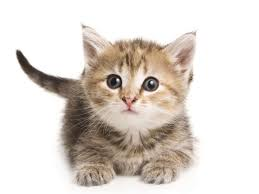
#> input picture Activiyty 4/res/gato.jpg, 259 x 194 px, found by its file name
$ jupyter execute --allow-errors 'Practica semanas 4 5 6.ipynb'   (shell and % lines are left out)
#> lines starting #> are read from the running program, lines starting #| are printed output that depends on the picture
El siguiente notebook consiste en el desarrollo de las actividades pedidas en el curso de visión artificial de la Universidad Nacional de Colombia Sede Medellín, dictado por el profesor Jhon William Branch. El material des este curso fue recopilado    por los estudiantes Alberto Mario Ceballos Arroyo y Jairo Andres Rodriguez Rodriguez y se enuentra en el reositorio para el curso de Visión Artificial:
https://github.com/alceballosa/Vision-Artificial-2019-01

# Actividades de clase, semanas 4, 5 y 6.

La practica consta de 3 módulos, el objetivo es afianzar los conceptos vistos sobre transformaciones afines de la imagen, transformaciones no lineales e introducir los conceptos de convolución y ruido, encontrarán actividades para los módulos I y II, y una introducción al módulo III, que se extenderá hasta el día martes 25 de junio.

## Ayuda: Recuerde descargar el repositorio de GitHub del curso, donde estan los notebooks actualizados e implementaciones en python3.

## Aunque el ejercicio explícitamente no lo indique, recuerde que debe dar una breve conclusión de cada uno de los resultados obtenidos al finalizar cada punto.

# Módulo I

## 1.

Lea la imagen "gato.jpg" que se encuentra en la carpeta "res", en escala de grises.

A continuación, mediante transformaciones geométricas de reflexión y rotación obtenga lo siguiente:

NOTA: Usted debe presentar dos resultados, uno de ellos aplicando una reflexión directamente, y el otro aplicando una rotación inicialmente.

[cell 1]
## Importo las librerías
import numpy as np
import cv2
import matplotlib.pyplot as plt
from matplotlib import pyplot as plt

[cell 2]
## Lectura de la imagen en escala de girses
gato1 = cv2.imread("res/gato.jpg", cv2.IMREAD_GRAYSCALE)
#> gato1: shape (194, 259); min 10, max 255, mean 216.9

# REFLEXIÓN

filas,columnas = gato1.shape # Capturo filas y columnas
#> filas = 194; columnas = 259

## Hago la reflexión en Y, ya que debe ser vertical
MY = np.float32([[1,0,0],[0,-1,filas]])
#> MY = [[1, 0, 0], [0, -1, 194]]
gato2 = cv2.warpAffine(gato1,MY,(columnas,filas))
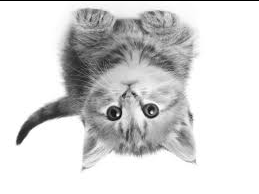
#> gato2: shape (194, 259); min 0, max 255, mean 215.6

# ROTACIÓN

theta = 180 # Ángulo de rotación
rotation_center = ((columnas/2,filas/2)) # Centro de rotación
#> rotation_center = (129.5, 97)

## Obtengo la matríz de rotación
MR = cv2.getRotationMatrix2D(rotation_center,theta,1)

## Aplico la matríz de rotación
gato3 = cv2.warpAffine(gato1,MR,(columnas,filas))
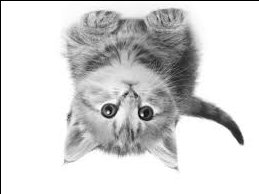
#> gato3: shape (194, 259); min 0, max 255, mean 214.6

## Creo las dos columnas, una donde se mostrará la imagen original y la otra la imagen con la rotación aplicada
fig = plt.figure(figsize=(10,12))

plt.subplot(2,2,1)
plt.imshow(gato1,cmap='gray')
plt.title("Imagen Original")

plt.subplot(2,2,2)
plt.imshow(gato2,cmap='gray')
plt.title("Imagen Reflejada")

plt.subplot(2,2,3)
plt.imshow(gato1,cmap='gray')
plt.title("Imagen Original")

plt.subplot(2,2,4)
plt.imshow(gato3,cmap='gray')
plt.title("Imagen Rotada")
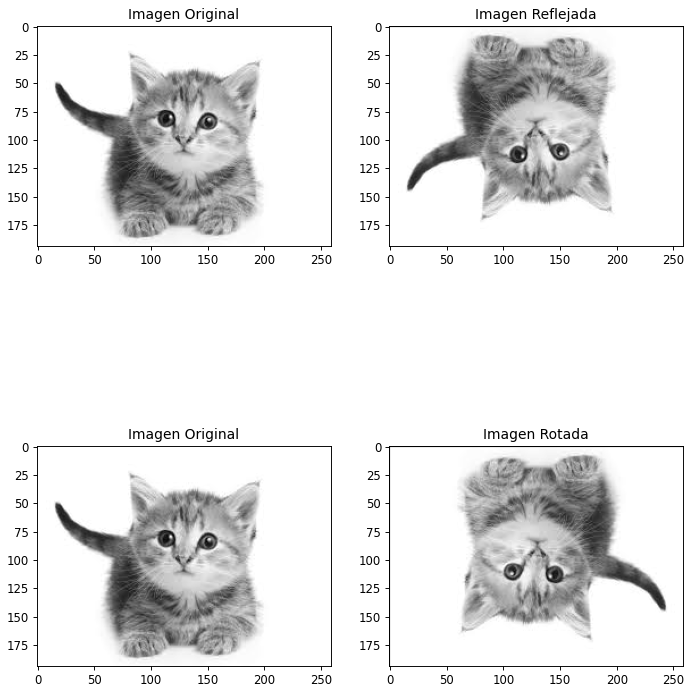
#> figure drawn by matplotlib, 4 panels

La imagen rotada y la reflejada son exactamente iguales pero se llega mediante procesos diferentes, el proceso mediante reflexión es un poco más sencillo, pero este no seriviría si se fuera a girar la imagen en otro ángulo.

## 2.

Utilice la imagen obtenida en el primer punto, a continuación, mediante la transformación inclinación, con ix = iy = -0.2, obtenga:

Ayuda: Recuerde que la matriz afin de inclinación, viene dada por:

Adicionalmente, recuerde que para aplicar la transformación afín sobre la imagen, puede utilizar la función de OpenCv, "cv2.warpAffine"

[cell 3]
## Tomo los datos de filas y columnas de la imagen
filas,columnas = gato2.shape

## Creo la matriz de la inclinación
ix = -0.2
iy = -0.2
MI = np.float32([[1,ix,0],[iy,1,0]])

## Aplicar la matriz generada a la imagen
gato_inc = cv2.warpAffine(gato2,MI,(columnas,filas))
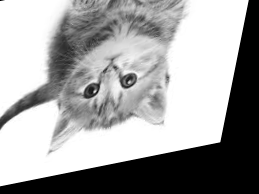
#> gato_inc: shape (194, 259); min 0, max 255, mean 160.9

## Muestro las imágenes
fig = plt.figure(figsize=(10,12))

plt.subplot(1,2,1)
plt.imshow(gato2,cmap='gray')
plt.title("Imagen Original")

plt.subplot(1,2,2)
plt.imshow(gato_inc,cmap='gray')
plt.title("Imagen Inclinada")

Al tomar esos grados de inclinación en ambos ejes, la imagen perdió bastante información como la pata del gato.

## 3.

Utilizando la imagen obtenida, en el punto 2, lea la imagen "mascara2.png" que se encuentra en la carpeta "res", a continuación utilice una operación entre imágenes para obtener la imagen que se muestra a continuación:

Posteriormente, mediante una operación rotación obtenga:

Finalmente, pruebe rotando primero la imagen y posteriormente aplicando la operación. ¿Son los resultados iguales? ¿Qué puede concluir al respecto?

[cell 4]
## Lectura de la máscara y cambio de tipo a 'gato_inc'
gato_inc = cv2.cvtColor(gato_inc, cv2.COLOR_BGR2RGB)
#> gato_inc: shape (194, 259, 3)
#> (the rest of this cell did not finish here and is left out)

[cell 5]
theta = 180 # Ángulo de rotación
#> theta = 180
rotation_center2 = ((columnas/2,filas/2)) # Centro de rotación
#> rotation_center2 = (129.5, 97)

## Obtengo la matríz de rotación
MR2 = cv2.getRotationMatrix2D(rotation_center2,theta,1)
#> MR2 = [[-1, 1.22e-16, 259], [-1.22e-16, -1, 194]]

## Aplico la matríz de rotación
#> (the rest of this cell did not finish here and is left out)

[cell 6]
# Ahora haremos el proceso invertido para ver si los resultados son iguales

## Primero rotamos
theta = 180 # Ángulo de rotación
rotation_center3 = ((columnas/2,filas/2)) # Centro de rotación
#> rotation_center3 = (129.5, 97)

## Obtengo la matríz de rotación
MR3 = cv2.getRotationMatrix2D(rotation_center3,theta,1)

## Aplico la matríz de rotación
rot1 = cv2.warpAffine(gato_inc,MR2,(columnas,filas))
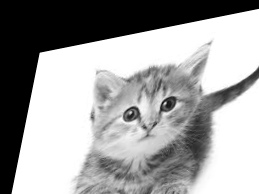
#> rot1: shape (194, 259, 3); min 0, max 255, mean 159

## Ahora aplicamos la máscara
#> (the rest of this cell did not finish here and is left out)

El resultado de hacer primero la rotación y luego la máscara es totalmente diferente que si lo hicieramos al revés, ya que la máscara se mantiene en su posición original por lo que no captura la misma parte de la imagen.

# Módulo II

## 1.

Es posible realizar transformaciones no lineales sobre una imagen, tales como la parábola y la raíz cuadrada mostradas en la clase. De forma análoga implemente un algoritmo donde la transformación no lineal corresponda a una función exponencial.

<br><center>$a*exp(bx+c)$ </center></br>

Donde a,b y c son constantes.

<br> Para realizar este ejercicio, lea la imagen "calabazas.png" que se encuentra en la carpeta "res" </br>

<b> Sugerencia: Utilice los ejemplos de clase como referencia para aplicar una transformación no lineal sobre la imagen, recuerde variar los parámetros a,b y c para obtener resultados distintos y poder concluir. </b>

## 2.

Lea la imagen "eiffel.png" que se encuentra en la carpeta "res", implemente la ecualización exponencial y la ecualización de Rayleigh, posteriormente compare las imágenes modificadas y los histogramas obtenidos.

<br><b>Ecualización exponencial</b></br>

<br><b>Ecualización de Rayleigh</b></br>

Recuerde que $ln(0)$ representa una indeterminación, por lo tanto es sugerible sumar un valor $epsilon$ muy pequeño ($1e-5$ o menor) al argumento del logaritmo natural.

<br><b> Sugerencia: Una imagen saturada implica pérdida de información, por lo tanto deben utilizarse parámetros $alpha$ adecuados en cada caso. </b><br>

## 3.

Lea la imagen "gatonegro.jpg" que se encuentra en la carpeta "res", a continuación aplique una transformación gamma, donde pueda, variando los parámetros a y gamma, concluir acerca del comportamiento de la imagen con esta transformación aplicada.

Recuerde que la transformación gamma viene dada por:

<center><h3>$f(x)= ax^\gamma$</h3></center>

¿Qué sucede si 0 < gamma < 1? ¿Qué sucede si gamma > 1? Debe mostrar los resultados obtenidos.

[cell 7]
## Importar las liberias


import numpy as np
import cv2
import matplotlib.pyplot as plt
# FUNCIONES

## Definir la función para aplicar la transformación sobre la imagen RGB
def apply_f_on_rgb(img, f, args):

    #Crear una matriz de ceros del tamaño de la imagen de entrada
    res = np.zeros(img.shape, np.uint8)
    #Aplicar la transformación f sobre cada canal del espacio de color RGB
    res[:,:,0] = f(img[:,:,0], *args)
    res[:,:,1] = f(img[:,:,1], *args)
    res[:,:,2] = f(img[:,:,2], *args)

    return res

## Definir la función de transformación de la imagen (corrección gamma)
def gamma_correction(img, a, gamma):

    #Crear copia de la imagen tipo flotante dada la normalización
    img_copy = img.copy().astype(np.float32)/255.0
    #La función corrección gamma es de la forma ax^gamma, donde x es la imagen de entrada
    res_gamma = cv2.pow(img_copy,gamma)
    res = cv2.multiply(res_gamma, a)

    #Asegurar que la los datos queden entre 0 y 255 y sean uint8
    res[res<0] = 0
    res = res*255.0
    res[res>255] = 255

    res = res.astype(np.uint8)

    return res

## Lectura de la imagen
gnegro = cv2.cvtColor(cv2.imread('res/gatonegro.jpg'), cv2.COLOR_BGR2RGB)
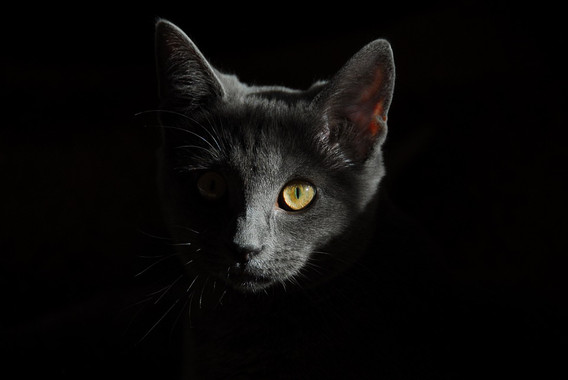
#> input picture Activities 5 and 6/Semana 6/res/gatonegro.jpg, 568 x 380 px

## Asigno los valores constantes (claro)
a = 1
gamma = 0.35

#Aplicar la transformación corrección gamma sobre la imagen de entrada
negro1 = apply_f_on_rgb(gnegro, gamma_correction, [a, gamma])
#> in apply_f_on_rgb, `res[:,:,0] = f(img[:,:,0], *args)`:
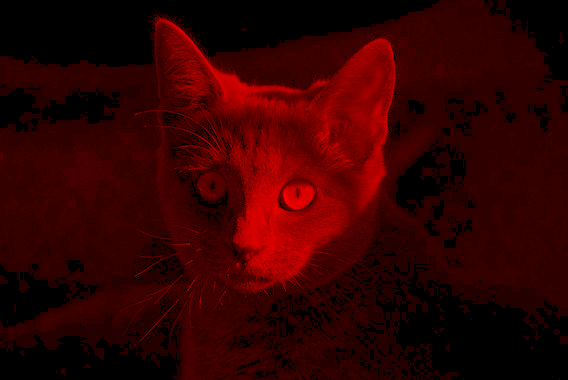
#> res: shape (380, 568, 3); mean R, G, B 51.6, 0, 0
#> in apply_f_on_rgb, `res[:,:,1] = f(img[:,:,1], *args)`:
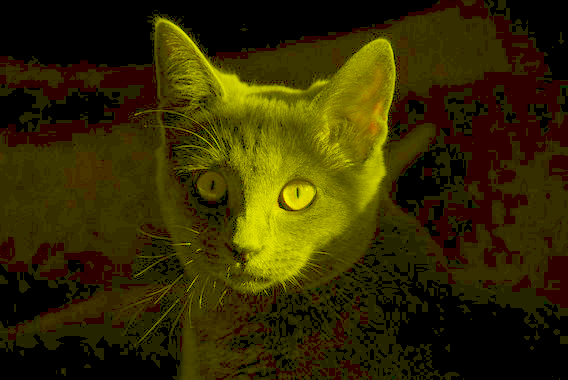
#> res: shape (380, 568, 3); mean R, G, B 51.6, 42.4, 0
#> in apply_f_on_rgb, `res[:,:,2] = f(img[:,:,2], *args)`:
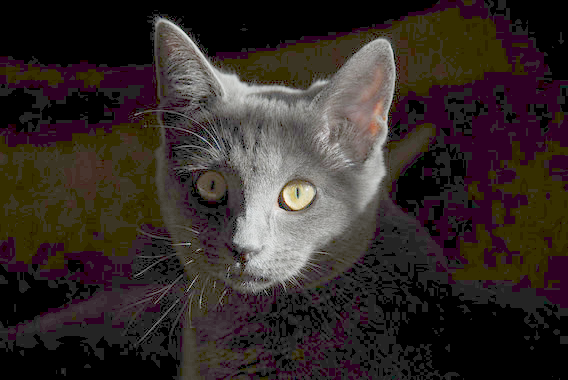
#> res: shape (380, 568, 3); mean R, G, B 51.6, 42.4, 39.4

## Asigno unos valores diferente (oscuro)
a = 1
gamma = 3

negro2 = apply_f_on_rgb(gnegro, gamma_correction, [a, gamma])
#> call 4 of gamma_correction, with a = 1, gamma = 3
#> in gamma_correction (call 4), `res_gamma = cv2.pow(img_copy,gamma)`:
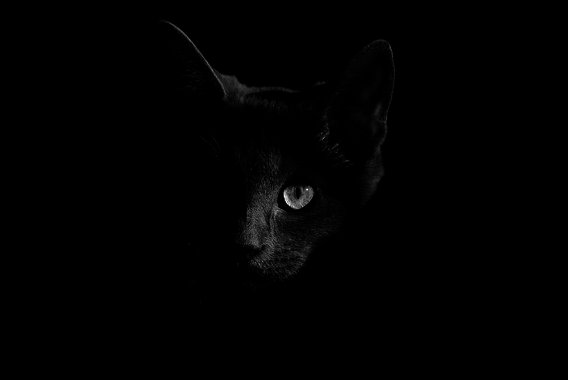
#> res_gamma: shape (380, 568) float32; min 0, max 1, mean 0.00464

## Imprimo las imágenes
fig = plt.figure(figsize=(10,12))

plt.subplot(2,2,1)
plt.imshow(gnegro,cmap='gray')
plt.title("Imagen Original")

plt.subplot(2,2,2)
plt.imshow(negro1,cmap='gray')
plt.title("Gamma muy bajo")

plt.subplot(2,2,3)
plt.imshow(gnegro,cmap='gray')
plt.title("Imagen Original")

plt.subplot(2,2,4)
plt.imshow(negro2,cmap='gray')
plt.title("Gamma muy alto")
